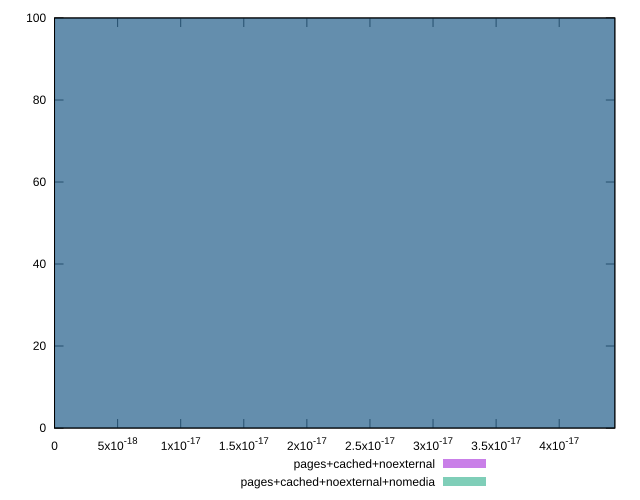

Source code (gnuplot):
reset

$pagesCachedNoexternal <<EOF
0 100
EOF

$pagesCachedNoexternalNomedia <<EOF
0 100
EOF

set key outside below
set boxwidth 1e-12
set xrange [0:4.4408920985006264e-17]
set yrange [0:100]
set trange [0:100]
set style fill transparent solid 0.5 noborder
set terminal svg size 640, 500 enhanced background rgb 'white'
set output "reprap/meta/score-difference/comparison/histogram/2_vs_3.svg"

plot $pagesCachedNoexternal title "pages+cached+noexternal" with boxes, \
     $pagesCachedNoexternalNomedia title "pages+cached+noexternal+nomedia" with boxes

reset
